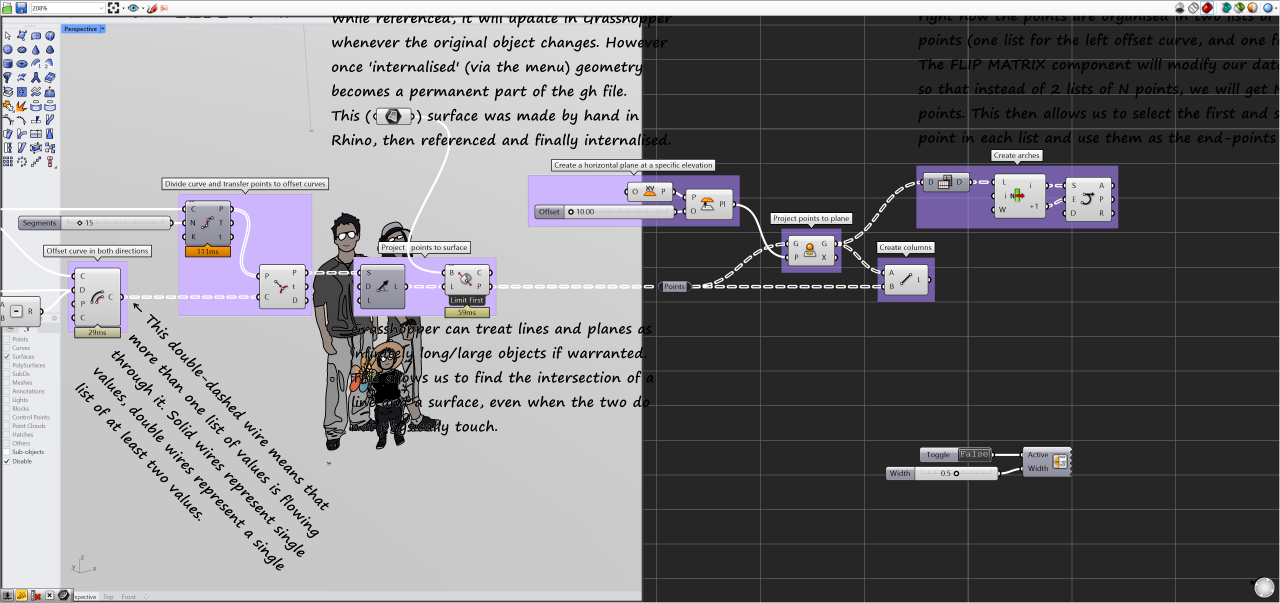
#> input picture docs/assets/CanvasTransparent/image1.png, 3840 x 1809 px (shown at 1/3 size)
$ python analyze_images.py ../../docs/assets/CanvasTransparent/image1.png
#> lines starting #> are read from the running program, lines starting #| are printed output that depends on the picture
#!/usr/bin/env python
# -*- coding: utf-8 -*-
"""
rstool 文档配图客观分析工具。

用途：在为 commands.json 编写 illustration 的 alt / caption 之前，
用 Pillow 提取客观指标，避免凭空猜测图里有什么（模型读不了图时尤其有用）。

用法:
    python scripts/rstool/analyze_images.py docs/assets/<cmd>/image1.png [image2.png ...]

输出 8 项指标:
    avg_sat            平均饱和度 -> 判别灰度图 vs 彩色图
    lum_min/lum_max    0.5%/99.5% 分位亮度 -> 判别是否有纯黑/纯白
    dark(<64)          极暗像素占比 -> 判别是否有深黑 wireframe / 粗黑线
    darkgray(<140)     暗灰像素占比 -> 判别阴影深度/面密度（三角面密集时升高）
    top colors         主色调占比（64 量化桶）
    row_var/col_var    行/列亮度方差 -> 判别横向/纵向结构强度
    right30_col_var    右侧 30% 区域的列方差 -> 判别右侧是否有 UI 面板
    edge_h/edge_v      相邻像素差 >15 的占比 -> 判别网格线密度
    horiz_dark_rows    暗行条数 -> 粗略估计水平网格线数量
"""
import sys
from PIL import Image, ImageStat


def var(a):
    m = sum(a) / len(a)
    return sum((v - m) ** 2 for v in a) / len(a)


def analyze(path):
    im = Image.open(path).convert('RGB')
#> im is the input picture: PIL image 3840x1809 RGB; mean R, G, B 124.6, 123.7, 126.8
    W, H = im.size
#> W = 3840; H = 1809
    print(f"=== {path}  {W}x{H}")
#| === ../../docs/assets/CanvasTransparent/image1.png  3840x1809

    small = im.resize((min(W, 600), min(H, 600)))
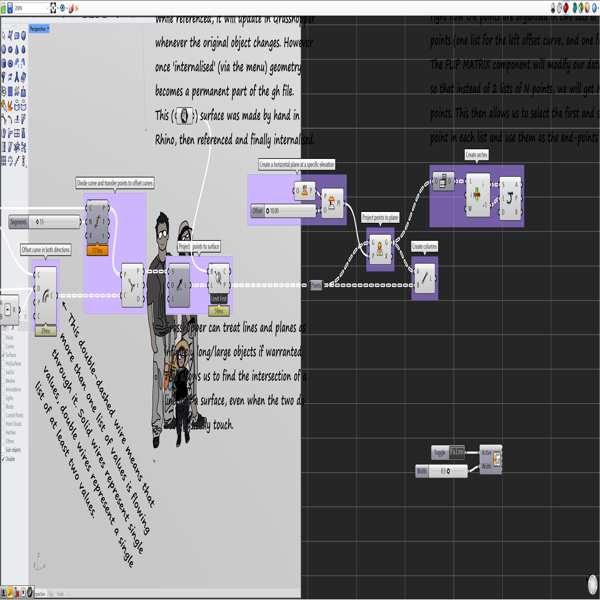
#> small: PIL image 600x600 RGB; mean R, G, B 124.6, 123.6, 126.8
    w, h = small.size
#> w = 600; h = 600
    px = small.load()

    sat = ImageStat.Stat(small.convert('HSV').split()[1]).mean[0]
#> sat = 5.39

    gray = small.convert('L')
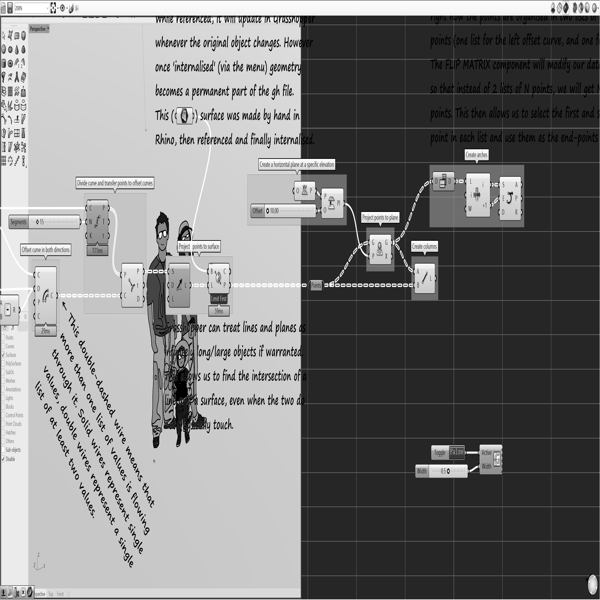
#> gray: PIL image 600x600 L; min 0, max 255, mean 124.3
    gp = gray.load()
    lums = [gp[x, y] for y in range(0, h, 2) for x in range(0, w, 2)]
#> lums = 90000 items
    lums_s = sorted(lums)
#> lums_s = 90000 items
    n = len(lums_s)
#> n = 90000
    lo, hi = lums_s[int(n * 0.005)], lums_s[int(n * 0.995)]
#> lo = 10; hi = 251
    print(f"  avg_sat={sat:.1f}  avg_lum={sum(lums)/n:.1f}  "
          f"lum_min={lo}  lum_max={hi}  range={hi-lo}")
#|   avg_sat=5.4  avg_lum=124.0  lum_min=10  lum_max=251  range=241

    buckets = {}
    for y in range(0, h, 2):
        for x in range(0, w, 2):
            r, g, b = px[x, y]
            k = (r // 64 * 64, g // 64 * 64, b // 64 * 64)
            buckets[k] = buckets.get(k, 0) + 1
#> after the loop, buckets = 43 items
    tot = sum(buckets.values())
#> tot = 90000
    top = sorted(buckets.items(), key=lambda kv: -kv[1])[:5]
#> top = [((0, 0, 0), 40062), ((192, 192, 192), 37495), ((128, 128, 128), 4098), ((64, 64, 64), 3825), ((192, 128, 192), 2127)]
    print("  top colors:", ", ".join(f"RGB{k}={v*100//tot}%" for k, v in top))
#|   top colors: RGB(0, 0, 0)=44%, RGB(192, 192, 192)=41%, RGB(128, 128, 128)=4%, RGB(64, 64, 64)=4%, RGB(192, 128, 192)=2%

    dark = sum(1 for v in lums if v < 64)
#> dark = 40219
    graydark = sum(1 for v in lums if v < 140)
#> graydark = 46219
    print(f"  dark(<64)={dark*100/n:.2f}%   darkgray(<140)={graydark*100/n:.2f}%")
#|   dark(<64)=44.69%   darkgray(<140)=51.35%

    rows = [sum(gp[x, y] for x in range(0, w, 2)) / len(range(0, w, 2)) for y in range(0, h, 4)]
#> rows = 150 values, max 243.1 at index 1, min 31.11 at index 4, mean 124
    cols = [sum(gp[x, y] for y in range(0, h, 2)) / len(range(0, h, 2)) for x in range(0, w, 4)]
#> cols = 150 values, max 227.2 at index 5, min 40.58 at index 138, mean 123.8
    print(f"  row_var={var(rows):.0f}  col_var={var(cols):.0f}")
#> in var, `m = sum(a) / len(a)`: m = 124
#|   row_var=514  col_var=4912

    x0 = int(w * 0.70)
#> x0 = 420
    rcols = [sum(gp[x, y] for y in range(0, h, 2)) / len(range(0, h, 2)) for x in range(x0, w, 2)]
#> rcols = 90 values, max 75.04 at index 41, min 39.35 at index 89, mean 53.36
    print(f"  right30_col_var={var(rcols):.0f}  (full col_var={var(cols):.0f})")
#|   right30_col_var=88  (full col_var=4912)

    eh = ev = cnt = 0
    for y in range(1, h - 1, 2):
        for x in range(1, w - 1, 2):
            cnt += 1
            if abs(gp[x + 1, y] - gp[x - 1, y]) > 15:
                eh += 1
            if abs(gp[x, y + 1] - gp[x, y - 1]) > 15:
                ev += 1
#> after the loop, cnt = 89401; eh = 12141; ev = 14531
    print(f"  edge_h={eh*100/cnt:.2f}%  edge_v={ev*100/cnt:.2f}%")
#|   edge_h=13.58%  edge_v=16.25%

    lines, prev = 0, False
    for y in range(0, h):
        rowm = sum(gp[x, y] for x in range(0, w, 3)) / len(range(0, w, 3))
        cur = rowm < 150
        if cur and not prev:
            lines += 1
        prev = cur
#> this loop made 600 passes
#> (rowm, cur, prev) on passes 1 to 12: (173.8, False, False), (253.6, False, False), (246.3, False, False), (242.8, False, False), (242, False, False), (239.7, False, False), (238, False, False), (237.3, False, False), (235, False, False), (234.5, False, False), (235.2, False, False), (235.9, False, False)
#> (rowm, cur) on passes 164, 184, 189, 194, 200, 211: (130, True), (149.2, True), (139, True), (148.9, True), (148.8, True), (147.6, True)
#> after the loop, lines = 10
    print(f"  horiz_dark_rows={lines}")
#|   horiz_dark_rows=10
    print()


if __name__ == '__main__':
    for p in sys.argv[1:]:
        analyze(p)
